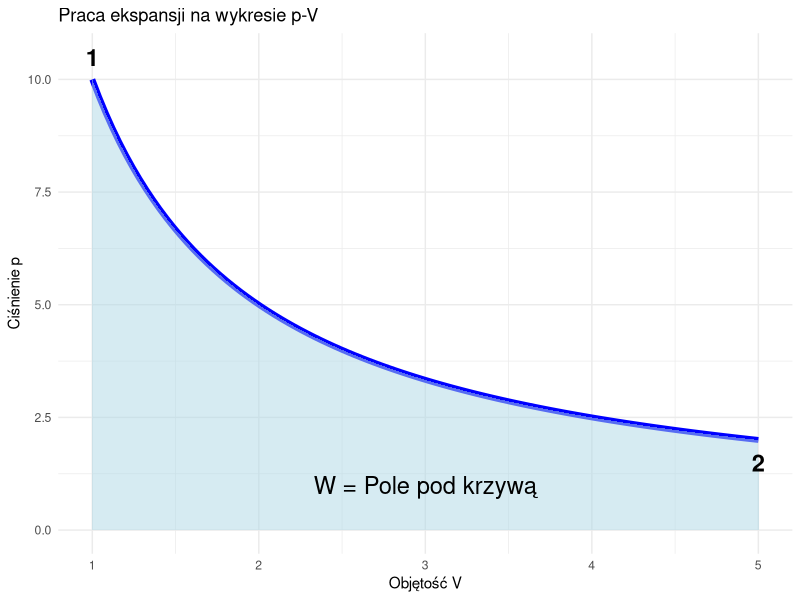

Recreate this plot in R.
## ---- chunk 1
#| label: pv-work
#| echo: false
#| fig-width: 8
#| fig-height: 5

library(ggplot2)

v <- seq(1, 5, length.out=100)
p <- 10 / v # Isothermal expansion p = C/v

df <- data.frame(v=v, p=p)

ggplot(df, aes(x=v, y=p)) +
  geom_line(size=2, color="blue") +
  geom_area(fill="lightblue", alpha=0.5) +
  annotate("text", x=3, y=1, label="W = Pole pod krzywą", size=6) +
  annotate("text", x=1, y=10.5, label="1", size=6, fontface="bold") +
  annotate("text", x=5, y=1.5, label="2", size=6, fontface="bold") +
  labs(title="Praca ekspansji na wykresie p-V", x="Objętość V", y="Ciśnienie p") +
  theme_minimal()
